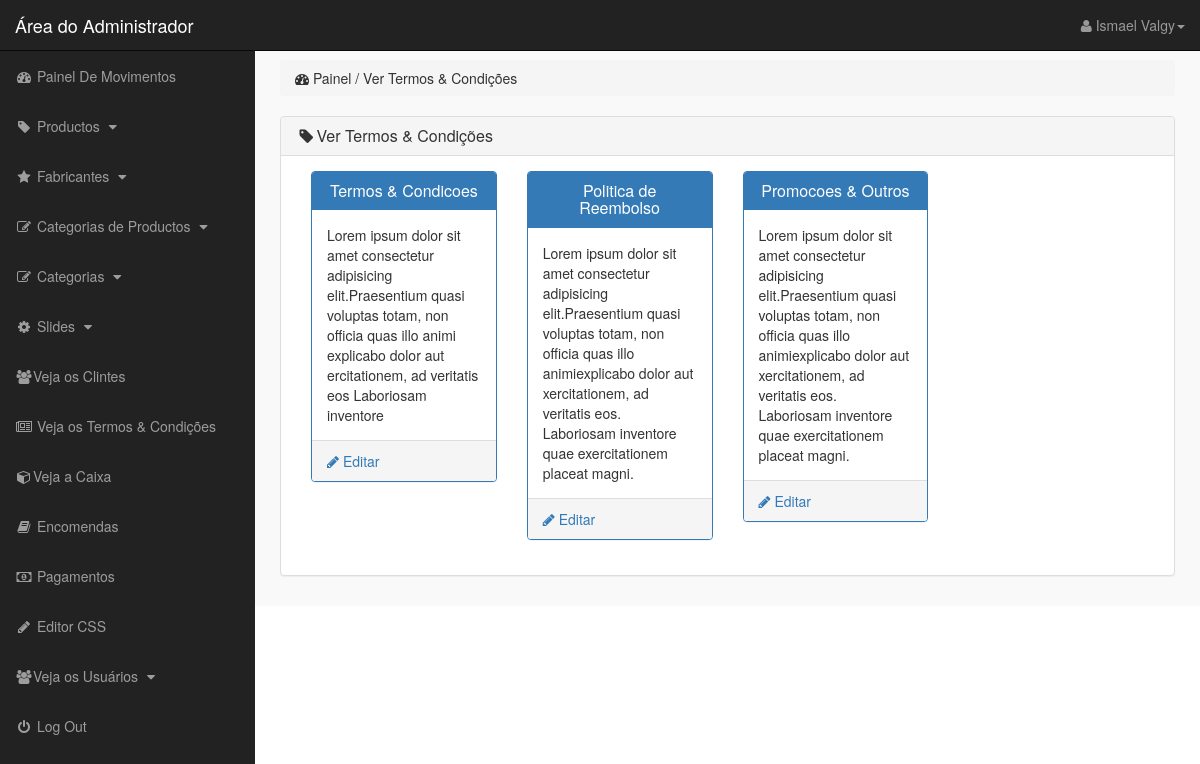
Page /admin_area/index.php?view_terms (signed in) on the committed database.
### tables this page shows
CREATE TABLE `terms` (
  `termsi_id` int(10) NOT NULL,
  `terms_title` varchar(100) NOT NULL,
  `terms_link` varchar(100) NOT NULL,
  `terms_desc` text NOT NULL
);

### admin_area/view_terms.php (the view)
<?php
    if(!isset($_SESSION['admin_email'])){
        echo"<script>window.open('login.php','_self')</script>";
    }else{
?>
<div class="row">
    <div class="col-lg-12">
        <ol class="breadcrumb">
            <li>
                <i class="fa fa-dashboard"></i> Painel / Ver Termos & Condições
            </li>
        </ol>
    </div>
</div>
<div class="row">
    <div class="col-lg-12">
        <div class="panel panel-default">
            <div class="panel-heading">
                <h3 class="panel-title">
                    <i class="fa fa-tag fa-fw"></i>Ver Termos & Condições
                </h3>
            </div>
            <div class="panel-body">
                             <?php
                                $get_terms = "select * from terms";
                                $run_terms = mysqli_query($con,$get_terms);
                                while($row_terms=mysqli_fetch_array($run_terms)){
                                    $terms_id = $row_terms['termsi_id'];
                                    $terms_title = $row_terms['terms_title'];
                                    $terms_desc = $row_terms['terms_desc'];
                            ?>
                            <div class="col-lg-3 col-md-3">
                                <div class="panel panel-primary">
                                    <div class="panel-heading">
                                        <h3 class="panel-title" align="center">
                                            <?php echo $terms_title;?>
                                        </h3>
                                    </div>
                                    <div class="panel-body">
                                        <?php echo $terms_desc;?>
                                    </div>
                                    <div class="panel-footer">
                                        <center>
                                            <a href="index.php?edit_terms=<?php echo $terms_id?>" class="pull-left">
                                                <i class="fa fa-pencil"></i> Editar
                                            </a>
                                            <div class="clearfix"></div>
                                        </center>
                                    </div>
                                </div>
                            </div>
                            <?php } ?>
            </div>
        </div>
    </div>
</div>
<?php } ?>

### admin_area/includes/sidebar.php (shortened to what this page needs)
<?php
    if(!isset($_SESSION['admin_email'])){
        echo"<script>window.open('login.php','_self')</script>";
    }else{
?>
   <nav class="navbar navbar-inverse navbar-fixed-top">
    <div class="navbar-header">
        <a href="index.php?dashboard" class="navbar-brand">Área do Administrador</a>
    </div>
    <ul class="nav navbar-right top-nav">
        <li class="dropdown">
            <a href="#" class="dropdown-toggle" data-toggle="dropdown">
                <i class="fa fa-user"></i> <?php echo $admin_name; ?><b class="caret"></b>
            </a>
        </li>
    </ul>
    <div class="collapse navbar-collapse navbar-ex1-collapse">
        <ul class="nav navbar-nav side-nav">
            <li>
                   <a href="index.php?dashboard">
                       <i class="fa fa-fw fa-dashboard"></i> Painel De Movimentos
                   </a>
            </li>
            <li>
                   <a href="#" data-toggle="collapse" data-target="#products">
                       <i class="fa fa-fw fa-tag"></i> Productos
                       <i class="fa fa-fw fa-caret-down"></i>
                   </a>
            </li><li>
                   <a href="#" data-toggle="collapse" data-target="#manufacturer">
                       <i class="fa fa-fw fa-star"></i> Fabricantes
                       <i class="fa fa-fw fa-caret-down"></i>
                   </a>
            </li>
            <li>
                   <a href="#" data-toggle="collapse" data-target="#p_cat">
                       <i class="fa fa-fw fa-edit"></i> Categorias de Productos
                       <i class="fa fa-fw fa-caret-down"></i>
                   </a>
            </li>
            <li>
                   <a href="#" data-toggle="collapse" data-target="#cat">
                       <i class="fa fa-fw fa-edit"></i> Categorias
                       <i class="fa fa-fw fa-caret-down"></i>
                   </a>
            </li>
            <li>
                   <a href="#" data-toggle="collapse" data-target="#slides">
                       <i class="fa fa-fw fa-gear"></i> Slides
                       <i class="fa fa-fw fa-caret-down"></i>
                   </a>
            </li>
            <li>
                <a href="index.php?view_customers">
                    <i class="fa fa-fw fa-users"></i>Veja os Clintes
                </a>
            </li>
            <li>
                <a href="index.php?view_terms">
                    <i class="fa fa-fw fa-newspaper-o"></i> Veja os Termos & Condições
                </a>
            </li>
            <li>
                <a href="index.php?view_box">
                    <i class="fa fa-fw fa-cube"></i>Veja a Caixa
                </a>
            </li>
            <li>
                <a href="index.php?view_orders">
                    <i class="fa fa-fw fa-book"></i> Encomendas
                </a>
            </li>
            <li>
                <a href="index.php?view_payments">
                    <i class="fa fa-fw fa-money"></i> Pagamentos
                </a>
            </li>
            <li>
            <li>
                <a href="index.php?edit_css">
                    <i class="fa fa-fw fa-pencil"></i> Editor CSS
                </a>
            </li>
            <li>
                   <a href="#" data-toggle="collapse" data-target="#users">
                       <i class="fa fa-fw fa-users"></i>Veja os Usuários
                       <i class="fa fa-fw fa-caret-down"></i>
                   </a>
            </li>
            <li>
                <a href="logout.php">
                    <i class="fa fa-fw fa-power-off"></i> Log Out
                </a>
            </li>
        </ul>
    </div>
</nav>
<?php } ?>

### admin_area/css/style.css (style rules this page uses)
body { margin-top: 100px; }
@media (min-width: 768px) { body { margin-top: 50px; } }
.top-nav { padding: 0 15px; }
.top-nav>li { float: left; display: inline-block; }
.top-nav>li>a { color: #999999; line-height: 20px; padding-top: 15px; padding-bottom: 15px; }
@media (min-width: 768px) { .side-nav { position: fixed; top: 51px; bottom: 0; width: 255px; overflow-y: auto; overflow-x: hidden; background-color: #222222; padding-bottom: 40px; border-radius: 0; } }
@media (min-width: 768px) { .side-nav>li>a { width: 255px; } }
.panel-body { border-radius: 5px; }

### rows in the picture
terms: terms_title "Termos & Condicoes", terms_desc "Lorem ipsum dolor sit amet consectetur adipisicing elit.Praesentium quasi voluptas totam, non officia quas illo animi explicabo dolor aut ercitationem, ad veritatis eos Laboriosam inventore"
terms: terms_title "Politica de Reembolso", terms_desc "Lorem ipsum dolor sit amet consectetur adipisicing elit.Praesentium quasi voluptas totam, non officia quas illo animiexplicabo dolor aut xercitationem, ad veritatis eos. Laboriosam inventore quae exercitationem placeat magni."
terms: terms_title "Promocoes & Outros", terms_desc "Lorem ipsum dolor sit amet consectetur adipisicing elit.Praesentium quasi voluptas totam, non officia quas illo animiexplicabo dolor aut xercitationem, ad veritatis eos. Laboriosam inventore quae exercitationem placeat magni."

### other values in the picture
$admin_name "Ismael Valgy"
